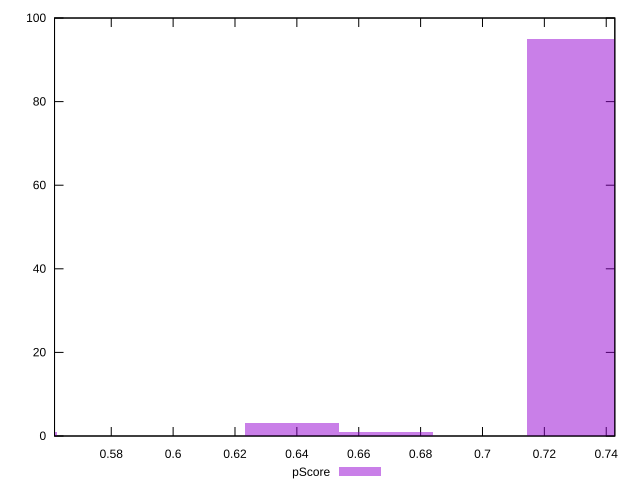

The gnuplot source for this figure:
reset

$pScore <<EOF
0.5472341464226561 1
0.6384398374930988 3
0.7296455285635415 95
0.6688417345165797 1
EOF

set key outside below
set boxwidth 0.030401897023480895
set xrange [0.5616666666666666:0.7427777777777778]
set yrange [0:100]
set trange [0:100]
set style fill transparent solid 0.5 noborder
set terminal svg size 640, 490 enhanced background rgb 'white'
set output "report_00026_2021-02-22T21:38:55.199Z/render-blocking-resources/samples/pages+cached+noadtech/pScore/histogram.svg"

plot $pScore title "pScore" with boxes

reset
